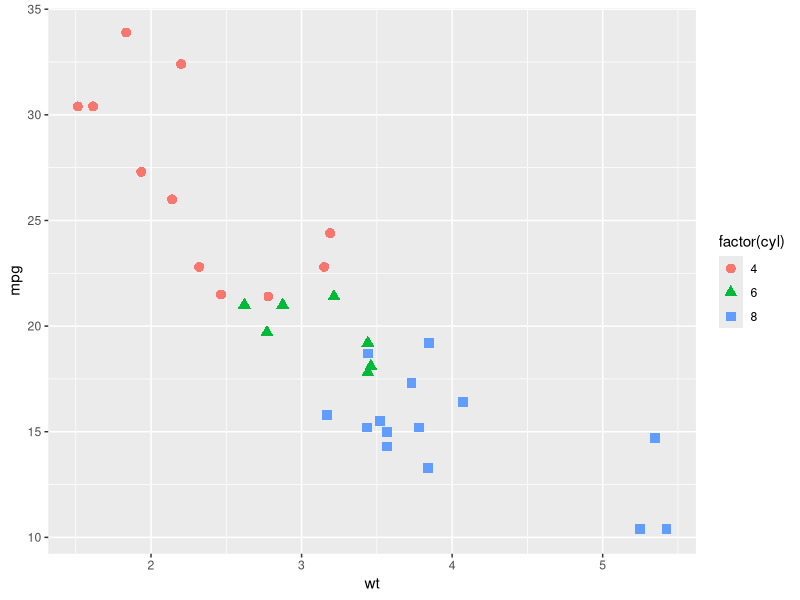
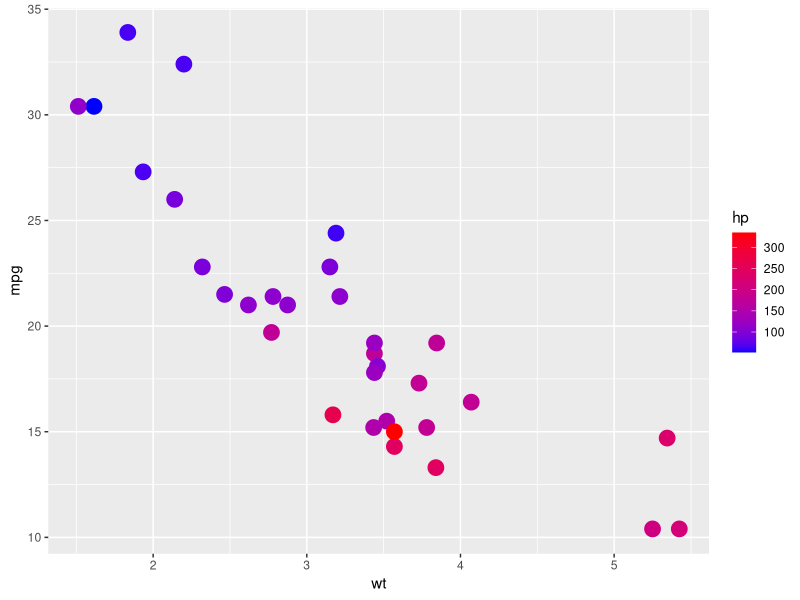

Write R code to recreate these figures, in order.
library(ggplot2)
library(dplyr)

df<- mtcars


df %>%
  ggplot(aes(x=wt,y=mpg)) +
  geom_point(aes(shape=factor(cyl),color = factor(cyl)),size=3)


df %>%
  ggplot(aes(x=wt,y=mpg)) +
  geom_point(aes(color=hp),size=5) +
  scale_color_gradient(low = 'blue',high = 'red')
